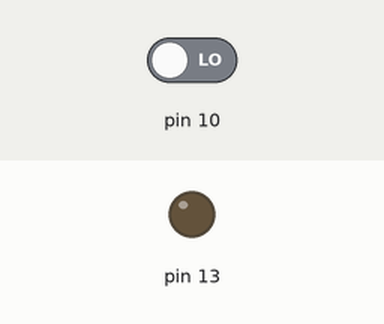
Recording of a sketch running on a simulated Arduino Uno, built with avr-gcc and run on an emulated ATmega328P. Parts: output pins drawn as LEDs (lit = HIGH). Inputs (shaded band) come from the test bench; at power-on: pin 10 LOW.

Above: at 1.2 s.
1.3 s: pin 10 driven HIGH
At 2.5 s:
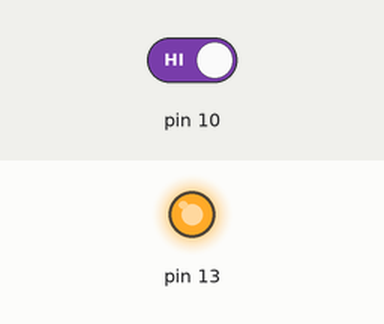
2.8 s: pin 10 driven LOW
At 3.7 s:
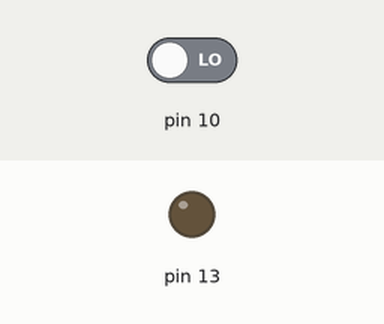
Timing chart, 0 to 5.8 s (numbered marks = the images above; inputs shaded):
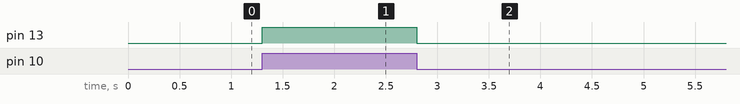

Measured:
- after the input at 1.3 s, pin 13: LOW → HIGH at once
- after the input at 2.8 s, pin 13: HIGH → LOW at once

The sketch:

sketch_feb11b.ino
```cpp
void setup() {
  // put your setup code here, to run once:
   pinMode(10,INPUT);
 pinMode((11,12,13),OUTPUT);

  // put your setup code here, to run once:

}

void loop() {
  int sen = digitalRead(10);

     digitalWrite(12,sen);
    digitalWrite(13,sen);
      digitalWrite(11,sen);


  /*
  if(sen==1){
     digitalWrite(12,HIGH);
    digitalWrite(13,HIGH);
      digitalWrite(11,HIGH);
        //digitalWrite(12,HIGH);
   // delay(3000);
  }
  else {
    digitalWrite(11,LOW);
    digitalWrite(13,LOW);
   // digitalWrite(11,LOW);
    digitalWrite(12,LOW);
    */
  //}


}
```
